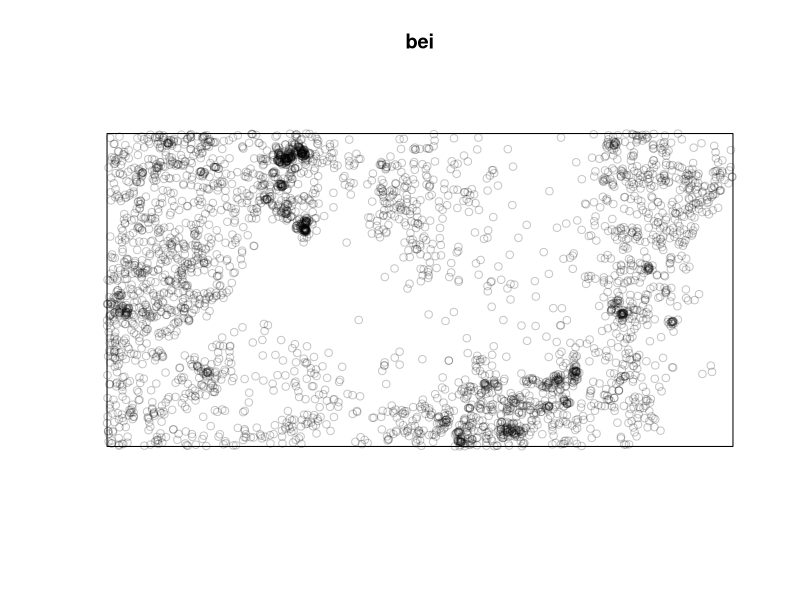
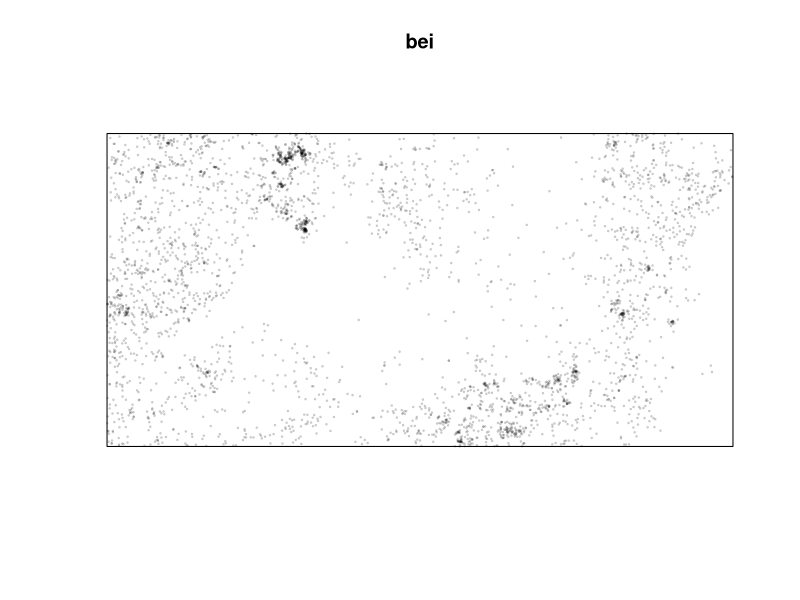
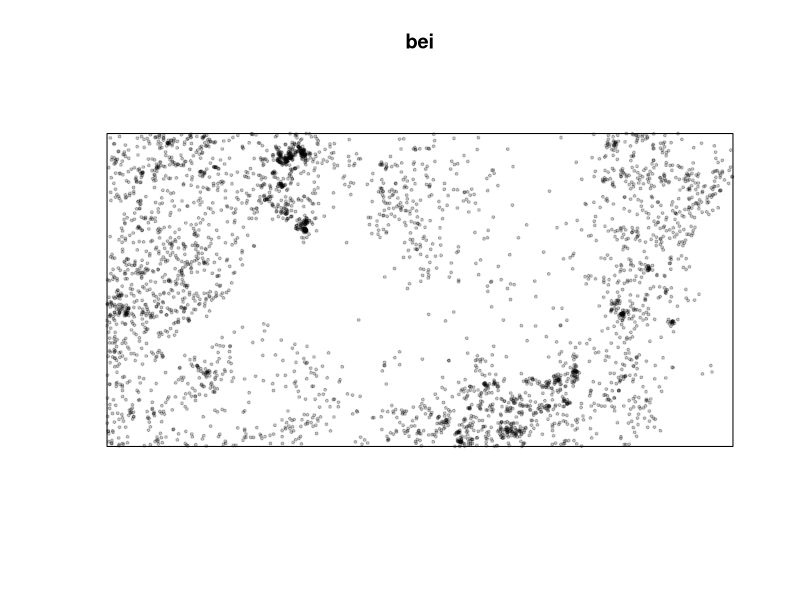
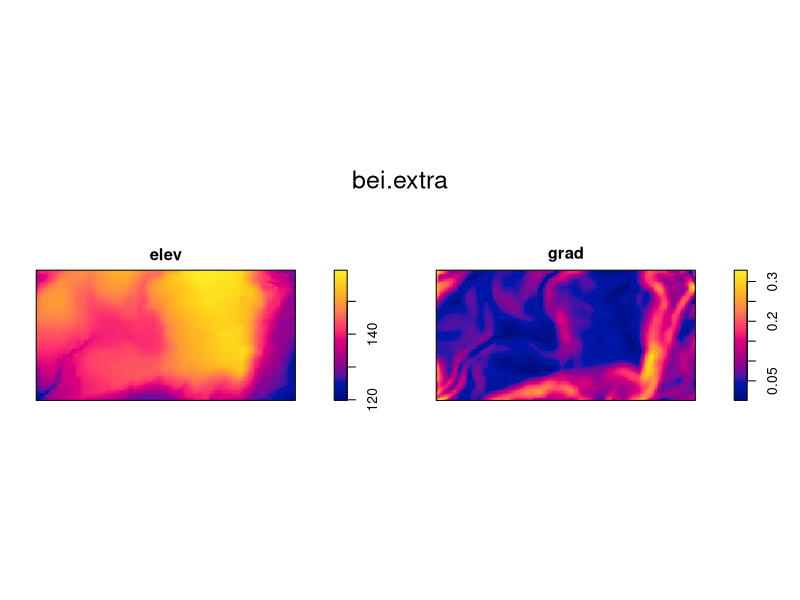
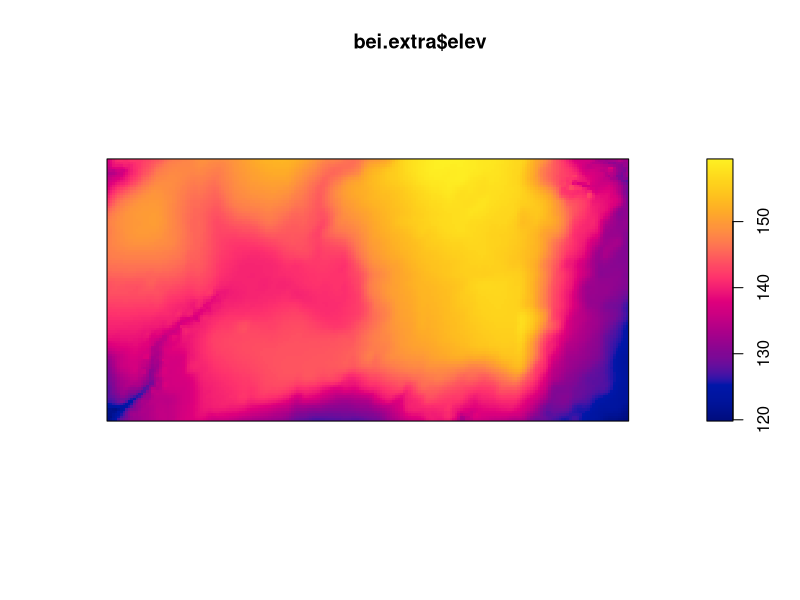
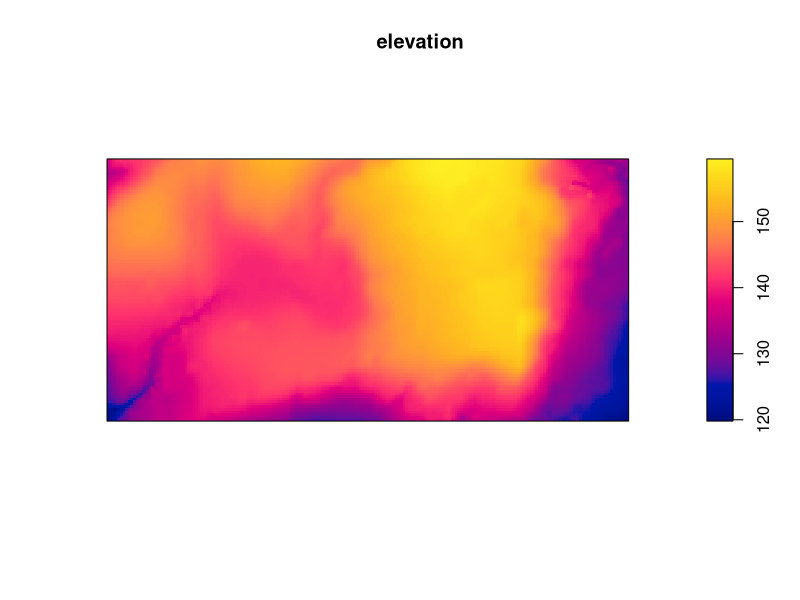
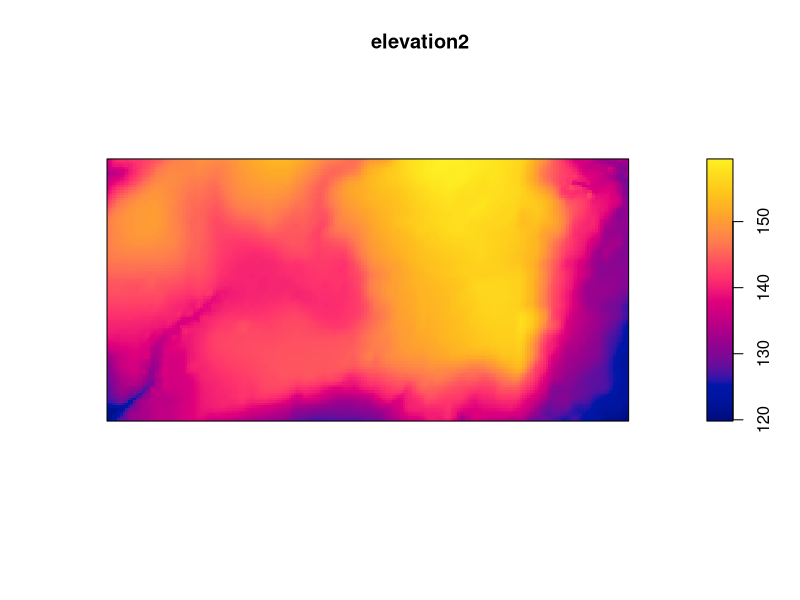

These charts were generated, in order, by the following R code:
# Code realted to population ecology

# A package is needed for point pattern analysis: spatstat (frm the network CRAN)
install.packages("spatstat") # this is the function used to install packages and the argument is between round parenthesis, with quotes because the package is still outside R
library(spatstat)

# the data are directly inside the packages
# let's use the bei data:
# data description 
#https://cran.r-project.org/web/packages/spatstat/index.html

bei
plot(bei) 

#the points in the plot are huge with respect to the area, so I change them with "character exageration"
plot(bei, cex = 0.2)
#changing the symbol with pch
plot(bei, cex = 0.4, pch=19)

#inside the package there is another dataset: additional dataset
bei.extra

#to extract a single part of a dataset there are different ways
plot(bei.extra)
#a RASTER is an image made of pixels
#we need to use only one element of the dataset (only elevation)

#let's use only part of the dataset: elev
plot(bei.extra$elev) # the dollar symbol links the element to the dataset but we assign it to an object
elevation <- bei.extra$elev
plot(elevation)

#second method to select elements
elevation2 <- bei.extra[[1]] #double quadratic parenthesis because we're in two dimensions
plot(elevation2)
